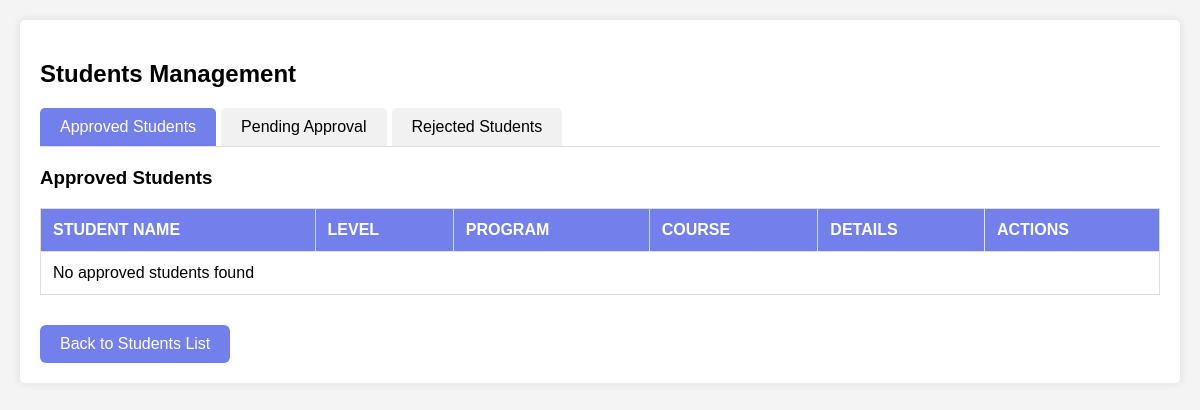
Page /student_action.php on the earlier database version.
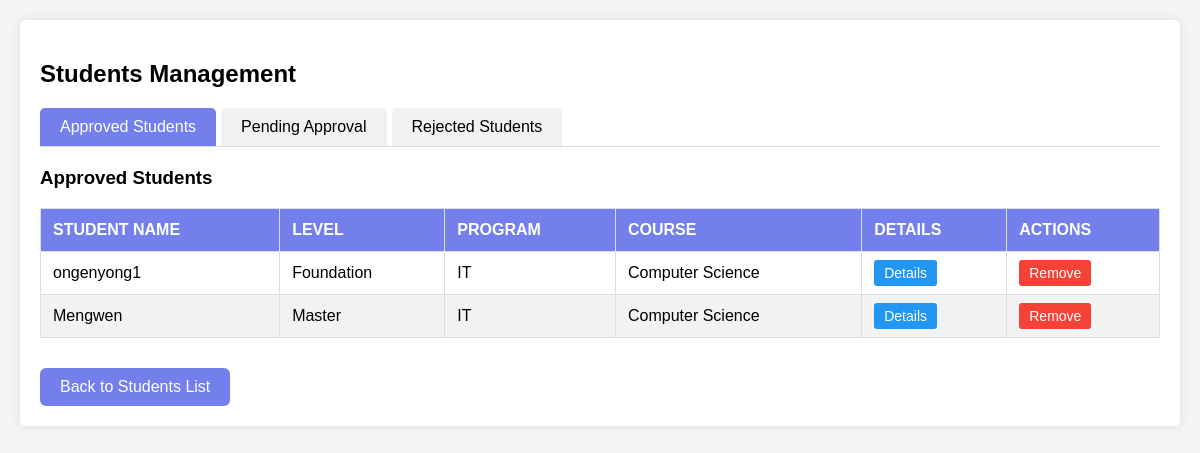
Same page on the later database version.
### tables this page shows
CREATE TABLE `studentprofile` (
  `user_id` int(11) NOT NULL,
  `major` varchar(100) DEFAULT NULL,
  `year` varchar(50) DEFAULT NULL,
  `school` varchar(100) DEFAULT NULL,
  `program` varchar(255) DEFAULT NULL,
  `status` varchar(50) DEFAULT NULL,
  `actions` varchar(255) DEFAULT NULL,
  `created_at` datetime DEFAULT NULL,
  `updated_at` datetime DEFAULT NULL,
  `student_name` varchar(255) DEFAULT NULL
);

CREATE TABLE `user` (
  `user_id` int(11) NOT NULL,
  `username` varchar(50) NOT NULL,
  `password` varchar(255) DEFAULT NULL,
  `email` varchar(100) NOT NULL,
  `role` enum('student','tutor','admin') NOT NULL,
  `first_name` varchar(50) NOT NULL,
  `last_name` varchar(50) NOT NULL,
  `phone` varchar(20) DEFAULT NULL,
  `profile_image` varchar(255) DEFAULT NULL,
  `is_active` tinyint(1) DEFAULT 1,
  `created_at` timestamp NOT NULL DEFAULT current_timestamp(),
  `last_login` datetime DEFAULT NULL
);

### student_action.php (the view, shortened to what this page needs)
<?php
$servername = "localhost";
$username = "root";
$password = "";
$dbname = "peer_tutoring_platform";
$conn = new mysqli($servername, $username, $password, $dbname);
?>
<!DOCTYPE html>
<html lang="en">
<head>
</head>
<body>
    <div class="current_students">
        <h2>Students Management</h2>
        <div class="tab-container">
            <div class="tab active" onclick="showTab('approved')">Approved Students</div>
            <div class="tab" onclick="showTab('pending')">Pending Approval</div>
            <div class="tab" onclick="showTab('rejected')">Rejected Students</div>
        </div>
        <div id="approved-tab" class="tab-content active">
            <h3>Approved Students</h3>
            <table>
                <thead>
                    <tr>
                        <th>STUDENT NAME</th>
                        <th>LEVEL</th>
                        <th>PROGRAM</th>
                        <th>COURSE</th>
                        <th>DETAILS</th>
                        <th>ACTIONS</th>
                    </tr>
                </thead>
                <tbody>
                    <?php
                    $sql = "SELECT sp.*, u.username
                            FROM studentprofile sp
                            JOIN user u ON sp.user_id = u.user_id
                            WHERE sp.status = 'approved'";
                    $result = $conn->query($sql);
                    if ($result && $result->num_rows > 0) {
                        while($row = $result->fetch_assoc()) {
                            echo "<tr>
                                <td>".htmlspecialchars($row["username"])."</td>
                                <td>".htmlspecialchars($row["year"])."</td>
                                <td>".htmlspecialchars($row["program"])."</td>
                                <td>".htmlspecialchars($row["major"])."</td>
                                <td><a href='student_details.php?id=".$row["user_id"]."' class='details-btn'>Details</a></td>
                                <td>
                                    <a href='?id=".$row["user_id"]."&action=reject' class='reject-btn' onclick='return confirm(\"Are you sure you want to reject this student?\");'>Remove</a>
                                </td>
                            </tr>";
                        }
                    } else {
                        echo "<tr><td colspan='6'>No approved students found</td></tr>";
                    }
                    ?>
                </tbody>
            </table>
        </div>
        <a href="admin_student.php" class="back-btn">
            Back to Students List
        </a>
    </div>
</body>
</html>

Differences in the rows shown:
now on this page (row edited): studentprofile: user_id.username "ongenyong1", year "Foundation", program "IT", major "Computer Science"
added studentprofile: user_id.username "Mengwen", year "Master", program "IT", major "Computer Science"
Other differences:
text no longer shown: "No approved students found"
